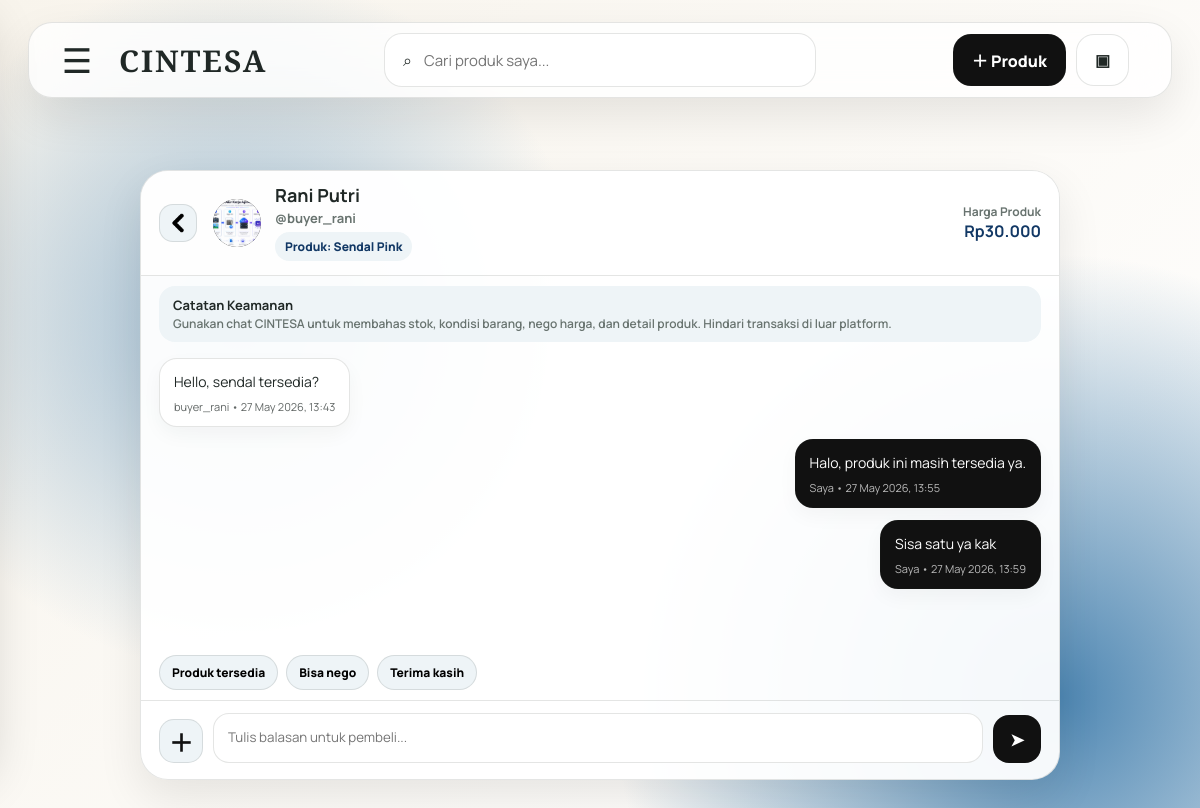
Page /penjual/detail_chat.php?id_chat=2 (signed in) on the committed database.
### tables this page shows
CREATE TABLE `chat` (
  `id_chat` int(11) NOT NULL,
  `id_produk` int(11) NOT NULL,
  `id_pembeli` int(11) NOT NULL,
  `id_penjual` int(11) NOT NULL,
  `tanggal_chat` datetime DEFAULT current_timestamp()
);

CREATE TABLE `user` (
  `id_user` int(11) NOT NULL,
  `foto_profile` varchar(255) DEFAULT NULL,
  `username` varchar(50) NOT NULL,
  `nama_lengkap` varchar(100) NOT NULL,
  `email` varchar(100) NOT NULL,
  `password` varchar(255) NOT NULL,
  `nomor_telepon` varchar(20) DEFAULT NULL,
  `role` enum('admin','penjual','pembeli') NOT NULL,
  `status` enum('aktif','nonaktif') DEFAULT 'aktif',
  `tanggal_bergabung` datetime DEFAULT current_timestamp()
);

CREATE TABLE `produk` (
  `id_produk` int(11) NOT NULL,
  `id_user` int(11) NOT NULL,
  `id_kategori` int(11) NOT NULL,
  `nama_produk` varchar(100) NOT NULL,
  `deskripsi` text DEFAULT NULL,
  `kondisi_barang` varchar(50) DEFAULT NULL,
  `ukuran` varchar(50) DEFAULT NULL,
  `merek` varchar(100) DEFAULT NULL,
  `alamat_produk` text DEFAULT NULL,
  `harga` int(11) NOT NULL,
  `keterangan_nego` enum('Bisa Nego','Tidak Bisa Nego') DEFAULT 'Tidak Bisa Nego',
  `status_produk` enum('Tersedia','Terjual','Dihapus') DEFAULT 'Tersedia',
  `tanggal_upload` datetime DEFAULT current_timestamp()
);

CREATE TABLE `pesan` (
  `id_pesan` int(11) NOT NULL,
  `id_chat` int(11) NOT NULL,
  `id_pengirim` int(11) NOT NULL,
  `isi_pesan` text NOT NULL,
  `foto_pesan` varchar(255) DEFAULT NULL,
  `tipe_pesan` varchar(20) DEFAULT 'text',
  `tanggal_pesan` datetime DEFAULT current_timestamp()
);

### penjual/detail_chat.php (the view, shortened to what this page needs)
<?php
include __DIR__ . '/../include/koneksi.php';
include __DIR__ . '/../include/penjual_layout.php';
$id_penjual = (int) $_SESSION['id_user'];
$id_chat = (int) $_GET['id_chat'];
$query_chat = mysqli_query($koneksi, "
    SELECT
        chat.*,
        produk.nama_produk,
        produk.status_produk,
        produk.harga,
        user.username AS username_pembeli,
        user.nama_lengkap AS nama_pembeli,
        user.foto_profile AS foto_pembeli
    FROM chat
    JOIN produk ON chat.id_produk = produk.id_produk
    JOIN user ON chat.id_pembeli = user.id_user
    WHERE chat.id_chat = '$id_chat'
    AND chat.id_penjual = '$id_penjual'
    LIMIT 1
");
$data_chat = mysqli_fetch_assoc($query_chat);
$query_pesan = mysqli_query($koneksi, "
    SELECT
        pesan.*,
        user.username,
        user.role
    FROM pesan
    JOIN user ON pesan.id_pengirim = user.id_user
    WHERE pesan.id_chat = '$id_chat'
    ORDER BY pesan.tanggal_pesan ASC
");
$foto_path = '../uploads/profile/' . $data_chat['foto_pembeli'];
$ada_foto = !empty($data_chat['foto_pembeli']) && file_exists($foto_path);
?>
<section class="seller-chat-page">
    <div class="seller-chat-card">
        <header class="seller-chat-header">
            <a href="pesan.php" class="chat-back-btn">
                <img src="../assets/icons/penjual/back-arrow.png" class="back-icon" alt="">
            </a>
            <div class="buyer-avatar-large">
                <?php if ($ada_foto) { ?>
                    <img src="<?php echo htmlspecialchars($foto_path); ?>" alt="Foto Pembeli">
                <?php } else { ?>
                    <?php echo strtoupper(substr($data_chat['username_pembeli'], 0, 1)); ?>
                <?php } ?>
            </div>
            <div class="seller-chat-info">
                <h1><?php echo htmlspecialchars($data_chat['nama_pembeli'] ?: $data_chat['username_pembeli']); ?></h1>
                <p>@<?php echo htmlspecialchars($data_chat['username_pembeli']); ?></p>
                <div class="chat-product-pill">
                    Produk: <?php echo htmlspecialchars($data_chat['nama_produk']); ?>
                </div>
            </div>
            <div class="chat-product-price">
                <span>Harga Produk</span>
                <strong>Rp<?php echo number_format($data_chat['harga'], 0, ',', '.'); ?></strong>
            </div>
        </header>
        <section class="seller-chat-warning">
            <strong>Catatan Keamanan</strong>
            <p>Gunakan chat CINTESA untuk membahas stok, kondisi barang, nego harga, dan detail produk. Hindari transaksi di luar platform.</p>
        </section>
        <section class="seller-chat-body" id="sellerChatBody">
            <?php if (mysqli_num_rows($query_pesan) > 0) { ?>
                <?php while ($row = mysqli_fetch_assoc($query_pesan)) {
                    $is_me = ((int) $row['id_pengirim'] === $id_penjual);
                ?>
                    <div class="seller-message-row <?php echo $is_me ? 'me' : 'buyer'; ?>">
                        <div class="seller-message-bubble">
                            <?php if (!empty($row['isi_pesan'])) { ?>
                                <p><?php echo nl2br(htmlspecialchars($row['isi_pesan'])); ?></p>
                            <?php } ?>
                            <small>
                                <?php echo $is_me ? 'Saya' : htmlspecialchars($row['username']); ?> •
                                <?php echo date('d M Y, H:i', strtotime($row['tanggal_pesan'])); ?>
                            </small>
                        </div>
                    </div>
                <?php } ?>
            <?php } else { ?>
                <div class="empty-box">
                    Belum ada isi pesan. Mulai balas pembeli dari kolom pesan di bawah.
                </div>
            <?php } ?>
        </section>
        <section class="seller-quick-replies">
            <button type="button" data-seller-reply="Halo, produk ini masih tersedia ya.">Produk tersedia</button>
            <button type="button" data-seller-reply="Harga masih bisa dinegosiasikan.">Bisa nego</button>
            <button type="button" data-seller-reply="Terima kasih sudah menghubungi saya.">Terima kasih</button>
        </section>
        <form method="POST" enctype="multipart/form-data" class="seller-chat-input" id="sellerChatForm">
    <div class="chat-attach-wrapper">
        <button type="button" class="chat-plus-btn" id="chatPlusBtn">＋</button>
    </div>
    <textarea
        name="isi_pesan"
        id="sellerReplyTextarea"
        rows="1"
        placeholder="Tulis balasan untuk pembeli..."
    ></textarea>
    <button type="submit" name="kirim" id="sellerSendButton" class="seller-send-btn">➤</button>
</form>
    </div>
</section>

### rows in the picture
chat: id_pembeli.foto_profile (picture), id_pembeli.nama_lengkap "Rani Putri", id_pembeli.username "buyer_rani", id_produk.nama_produk "Sendal Pink", id_produk.harga "30.000"
pesan: isi_pesan "Hello, sendal tersedia?", id_pengirim.username "buyer_rani", tanggal_pesan "27 May 2026, 13:43"
pesan: isi_pesan "Halo, produk ini masih tersedia ya.", shows "Saya", tanggal_pesan "27 May 2026, 13:55"
pesan: isi_pesan "Sisa satu ya kak", shows "Saya", tanggal_pesan "27 May 2026, 13:59"
